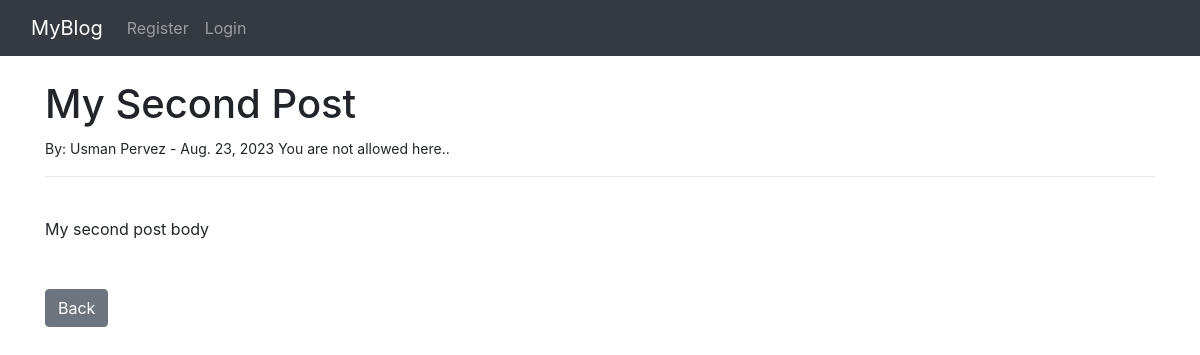
The app's page /article/2 with its own data.
### theblog/models.py (models this page shows, shortened)
class Post(models.Model):
    title = models.CharField(max_length=255)
    title_tag = models.CharField(max_length=255)
    author = models.ForeignKey(User, on_delete=models.CASCADE)
    body = models.TextField()
    post_date = models.DateField(auto_now_add=True)
    category = models.CharField(max_length=255, default="coding")

### theblog/views.py (the view)
class ArticleDetailView(DetailView):
    model = Post
    template_name = 'article_details.html'

### theblog/templates/article_details.html (shortened to what this page needs)
{% extends 'base.html' %}
{% block content %}
    <h1>{{ post.title }}</h1>
    <small>By: {{ post.author.first_name }} {{ post.author.last_name }} - {{ post.post_date }}
        {% if user.is_authenticated %}
        - <a href="{% url 'update_post' post.pk %}">(Edit)</a> <a href="{% url 'delete_post' post.pk %}">(Delete)</a>
        {% else %}
            You are not allowed here..
        {% endif %}
    </small><br/>
    <hr>
    <br/>
    {{ post.body|safe }}
    <br/>
    <br/>
    <br/>
    <a href="{% url 'home' %}" class="btn btn-secondary">Back</a>
{% endblock %}

### records on screen
Post: title "My Second Post", author.first_name "Usman", author.last_name "Pervez", post_date "Aug. 23, 2023", body "My second post body"
